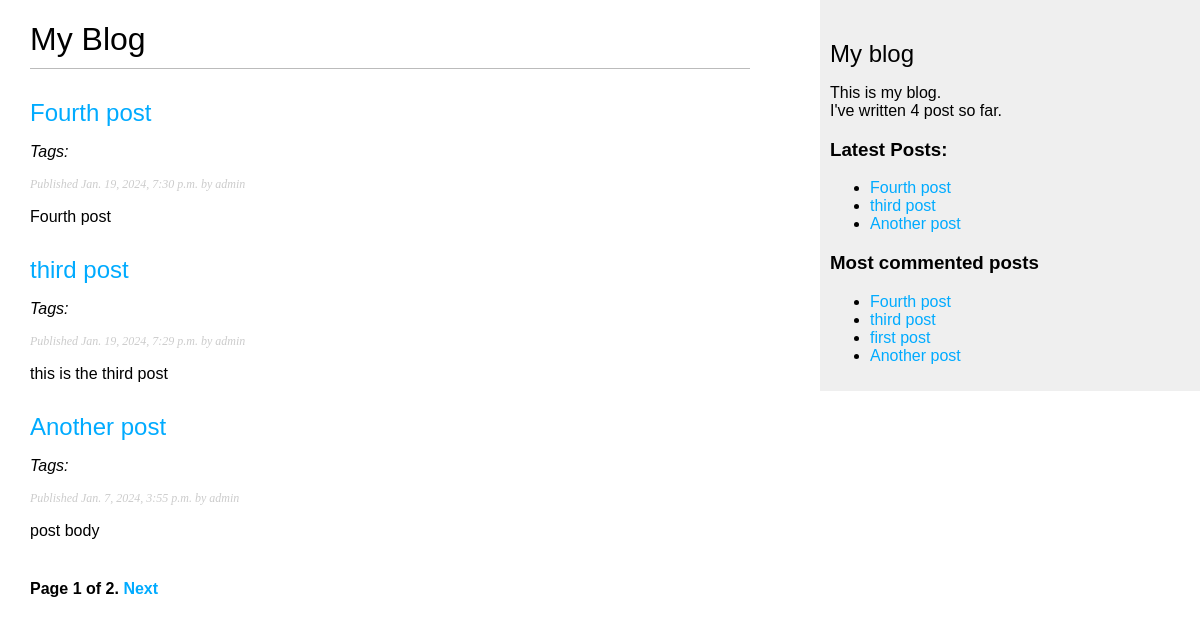
Page /blog/ on the earlier database version.
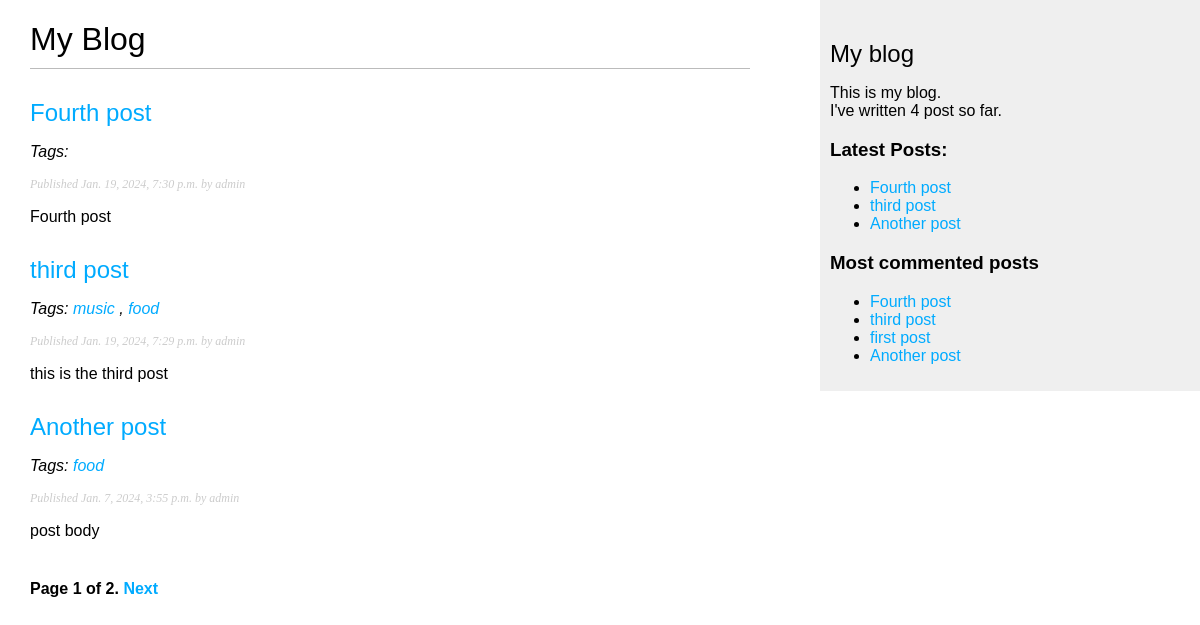
Same page on the later database version.
### blogapp/models.py (models this page shows, shortened)
class Post(models.Model):
    title = models.CharField(max_length=250)
    slug = models.SlugField(max_length=250)
    author = models.ForeignKey(User,
                               on_delete=models.CASCADE,
                               related_name='blog_posts')
    body = models.TextField()
    publish = models.DateTimeField(default=timezone.now)
    created = models.DateTimeField(auto_now_add=True)
    updated = models.DateTimeField(auto_now=True)
    objects = models.Manager()
    published = PublishedManager()
    tags = TaggableManager()
    class Status(models.TextChoices):
        DRAFT = 'DF', 'Draft'
        PUBLISHED = 'PB', 'Published'
    status = models.CharField(max_length=2,
                              choices=Status.choices,
                              default=Status.DRAFT)
    class Meta:
        ordering = ['-publish']
        indexes = [
            models.Index(fields=['-publish']),
        ]
    def get_absolute_url(self):
        return reverse('blog:post_detail',
                       args=[self.publish.year,
                             self.publish.month,
                             self.publish.day,
                             self.slug])

### blogapp/views.py (the view)
# urls.py: path('', views.post_list, name='post_list'),
def post_list(request, tag_slug=None):
    post_list = Post.published.all()
    tag = None
    if tag_slug:
        tag = get_object_or_404(Tag, slug=tag_slug)
        post_list = post_list.filter(tags__in=[tag])
    paginator = Paginator(post_list, 3)
    page_number = request.GET.get('page', 1)
    try:
        posts = paginator.page(page_number)
    except EmptyPage:
        posts = paginator.page(paginator.num_pages)
    except PageNotAnInteger:
        posts = paginator.page(1)
    return render(request,
                  'blogapp/post/list.html',
                  {'posts': posts, 'tag':tag})

### blogapp/models.py (called while the page is built)
    def get_queryset(self):
        return super().get_queryset()\
                      .filter(status=Post.Status.PUBLISHED)

### blogapp/templatetags/blogapp_tags.py (called while the page is built)
@register.simple_tag
def total_posts():
    return Post.published.count()

@register.simple_tag
def get_most_commented_posts(count=5):
    return (Post.published.annotate(total_comments=Count('comments'))
            .order_by('-total_comments'))[:count]

@register.inclusion_tag('blogapp/post/latest_posts.html')
def show_latest_posts(count=5):
    latest_posts = Post.published.order_by('-publish')[:count]
    return {'latest_posts': latest_posts}

@register.filter(name='markdown')
def markdown_format(text):
    return mark_safe(markdown.markdown(text))

### blogapp/templates/blogapp/post/list.html (shortened to what this page needs)
{% extends "blogapp/base.html" %}
{% load blogapp_tags %}
{% block content %}
    <h1>My Blog</h1>
    {% for post in posts %}
        <h2>
            <a href="{{ post.get_absolute_url }}">
                {{ post.title }}
            </a>
        </h2>
        <p class="tags">
            <i>Tags:
                {% for tag in post.tags.all %}
                    <a href="{% url "blog:post_list_by_tag" tag.slug %}">
                        {{ tag.name }}
                    </a>
                    {% if not forloop.last %} , {% endif %}
                {% endfor %}
            </i>
        </p>
        <p class="date">
            Published {{ post.publish }} by {{ post.author }}
        </p>
        {{ post.body|markdown|truncatewords_html:30}}
    {% endfor %}
    {% include "blogapp/pagination.html" with page=posts %}
{% endblock %}

### blogapp/templates/blogapp/base.html (shortened to what this page needs)
{% load blogapp_tags %}
{% load static %}
<!DOCTYPE html>
<html lang="en">
<head>
    <link href="{% static "css/blogapp.css" %}" rel="stylesheet">
</head>
<body>
    <div id="content">
        {% block content %}
        {% endblock %}
    </div>
    <div id="sidebar">
        <h2>My blog</h2>
        <p>
            This is my blog. <br>
            I've written {% total_posts %} post so far.
        </p>
        <h3>Latest Posts:</h3>
        {% show_latest_posts 3 %}
        <h3>Most commented posts</h3>
        {% get_most_commented_posts as most_commented_posts %}
        <ul>
            {% for post in most_commented_posts %}
                <li>
                    <a href="{{ post.get_absolute_url }}">{{ post.title }}</a>
                </li>
            {% endfor %}
        </ul>
    </div>
</body>
</html>

### blogapp/templates/blogapp/post/latest_posts.html
<ul>
    {% for post in latest_posts %}
        <li>
            <a href="{{ post.get_absolute_url }}">{{ post.title }}</a>
        </li>
    {% endfor %}
</ul>

Differences in the rows shown:
changed Post "third post": gains Tag (name "music")
added Tag: name "food"
